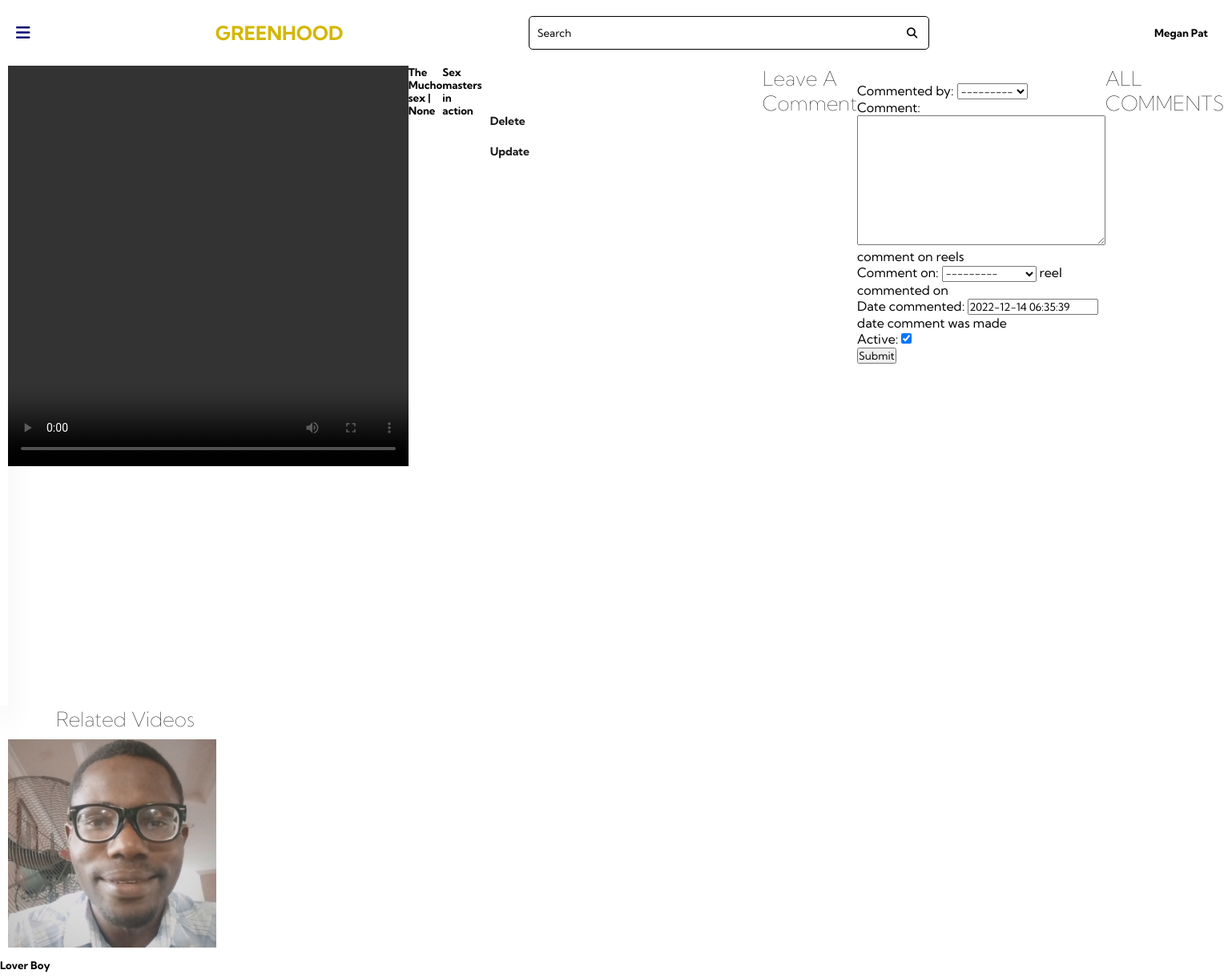
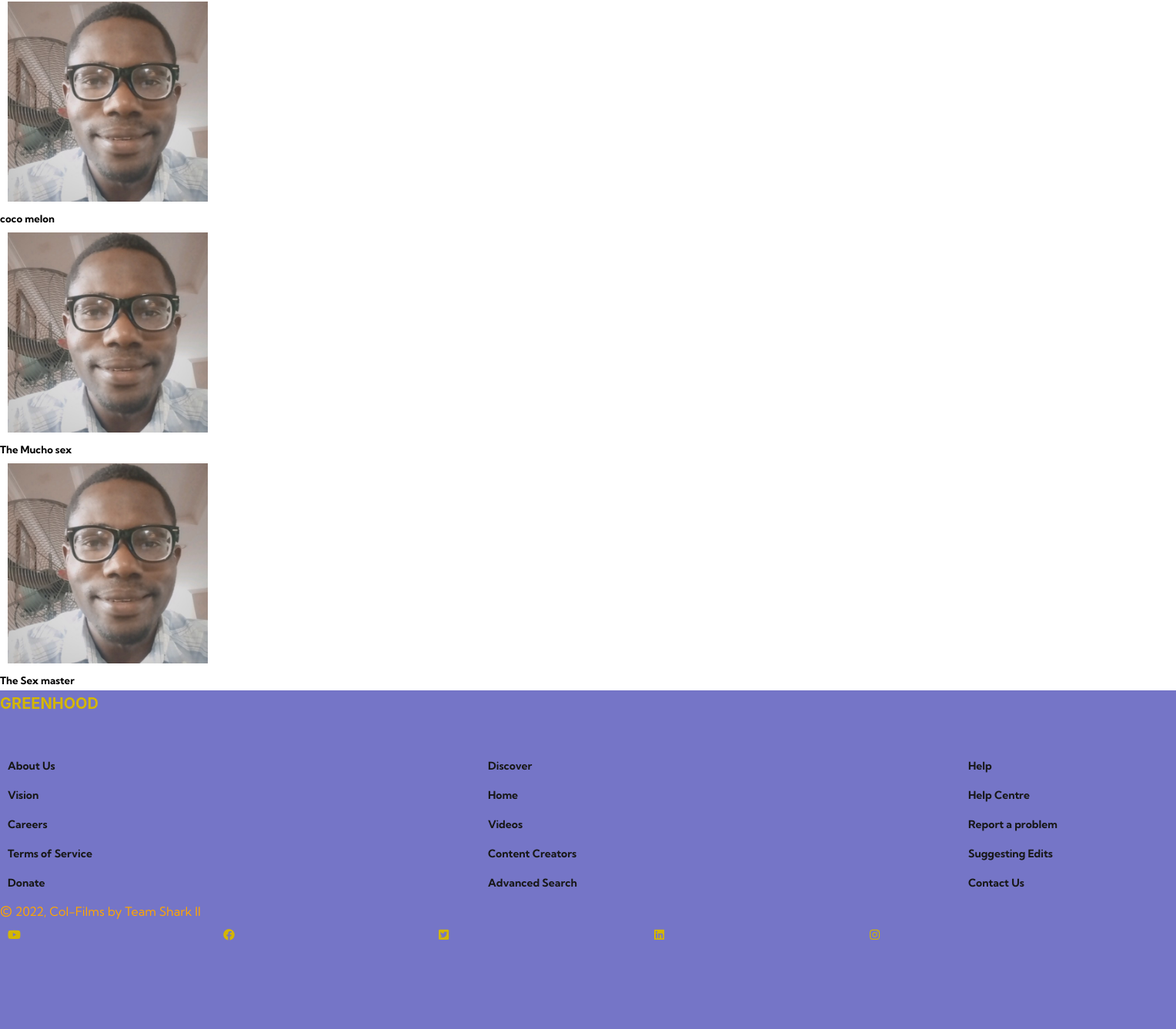
/index/video_detail/2/ (signed in), run on the app's committed database (2 pictures, top to bottom).
### core/models.py (models this page shows, shortened)
class Reel(models.Model):
    uploader = models.ForeignKey(
        settings.AUTH_USER_MODEL, blank=True, verbose_name=_("uploaded by"),
        on_delete=models.CASCADE
    )
    title = models.CharField(
        _("video title"), max_length=255,
        help_text=_("Enter a title for your short video")
    )
    description = models.TextField(
        _("long description"),
        help_text=_("Enter a description for your short video")
    )
    category = models.ForeignKey(
        Category, on_delete=models.CASCADE,
verbose_name=_("video category"), null=True,
        help_text=_("choose a category for your short video")
    )
    cover_thumbnail = models.FileField(
        _("video cover"), upload_to="reels/cover", help_text=_("cover image"),
        null=True, blank=True, validators=[
            FileExtensionValidator(allowed_extensions=['jpg', 'jpeg', 'png'])
        ]
    )
    video = models.FileField(
        _("video file"), upload_to='reels', max_length=100,
        help_text=_("upload short video file less than 15 minutes"),
        validators=[FileExtensionValidator(allowed_extensions=[
            'MOV', 'avi', 'mp4', 'webm', 'mkv'
        ])]
    )
    published = models.BooleanField(
        _("published status"), default=False,
        help_text=_("Designates whether video has been published."),
    )
    date_posted = models.DateTimeField(
        _("date uploaded"), default=timezone.now,
        help_text="date video was uploaded"
    )
    class Meta:
        ordering = ['-date_posted', 'title']
    def __str__(self) -> str:
        return self.title

### core/views.py (the view)
# urls.py: path('index/video_detail/<pk>/', views.video_detail, name= 'video_detail'),
@login_required(login_url='login')
def video_detail(request, pk):
    pub = Reel.objects.get(pk=pk)
    related = Reel.objects.filter(category=pub.category)
    post = get_object_or_404(Reel, pk=pk)
    comments = pub.commented.filter(active=True).order_by('-date')
    new_comment = None
    if request.method == 'POST':
        comment_form = CommentForm(data=request.POST)
        if comment_form.is_valid():
            comment_form.instance.author =request.user
            new_comment = comment_form.save(commit=False)
            new_comment.post = post
            new_comment.save()
    else:
        comment_form = CommentForm()
    context = {
        'pub': pub,
        'comments': comments,
        'new_comment': new_comment,
        'comment_form': comment_form,
        'related': related,
    }
    return render(request, 'vid.html', context)

### core/forms.py
class CommentForm(ModelForm):
    class Meta:
        model = Comment
        fields = '__all__'

### core/models.py (called while the page is built)
    def __str__(self):
        return '{} {}'.format(self.username, self.first_name, self.last_name)

### core/templates/vid.html (shortened to what this page needs)
<!DOCTYPE html>
<html lang="en">
<head>
    <link rel="stylesheet" href="https://cdnjs.cloudflare.com/ajax/libs/font-awesome/6.2.1/css/all.min.css"
 />
    <link rel="stylesheet" href="vid.css">
</head>
<body>
    <header>
        <div class="container1">
            <nav>
                <i class="fa fa-bars menu" aria-hidden="true"></i>
                <h2>GREENHOOD</h2>
                <div class="search-bar">
                    <input type="text" placeholder="Search" name="Q" class="search-txt">
                    <button type="submit"><i class="fa fa-search" aria-hidden="true"></i></button>
                </div>
                <div class="profile">
                    <h5>Megan Pat</h5>
                </div>
            </nav>
    </header>
    <main>
        <div class="container">
            <section>
                <ul>
                    <li><a href="{% url 'index' %}">
                        </a>
                    </li>
                    <li><a href="_blank">
                        </a>
                    </li>
                    <li><a href="{% url 'myvideos' %}">
                        </a>
                    </li>
                    <li><a href="">
                        </a>
                    </li>
                    <li><a href="{% url 'logout' %}" class="logout">
                        </a>
                    </li>
                </ul>
            </section>
            <video src="{{ pub.video.url }}" controls alt="play video" width="500px" height="500px" type="video/mp4">
          </video>
            <h5>{{pub.title}} | {{pub.category }}</h5>
            <h5>{{pub.description}}</h5>
            {% if request.user == pub.uploader %}
            <ul>
              <li>
                <a href="{% url 'deleteupload' pub.pk %}">Delete</a>
              </li>
              <li>
                <a href="{% url 'updateupload' pub.pk %}">Update</a>
              </li>
            </ul>
            {% endif %}
            {% if request.user.is_authenticated %}
<h4> Leave A Comment </h4>
<form method="post" style="margin-top: 1.3em;">
    {{ comment_form.as_p }}
    <button type="submit" >Submit</button>
  </form>
{% else %}
<p> <a href='{% url "login" %}'>Login</a> or <a href='{% url "login" %}'>Register</a> to join the discussion </p>
{% endif %}
<h4 style='padding: 0em; margin-bottom:0em; '>ALL COMMENTS</h4>
    </div>
            <h4>Related Videos</h4>
            {% for video in related %}
            <div class="card">
              <a href='{% url "video_detail" video.pk  %}'> <img src="{{video.cover_thumbnail.url}}" alt=""/></a>
              <h5>{{video.title}}</h5>
          </div>
            {% endfor %}
    </main>
    <footer>
        <div class="logo">GREENHOOD</div>
    <div class="column_container">
      <div class="column">
        <ul>
          <li><a href="">About Us</a></li>
          <li><a href="">Vision</a></li>
          <li><a href="">Careers</a></li>
          <li><a href="">Terms of Service</a></li>
          <li><a href="">Donate</a></li>
        </ul>
      </div>
      <div class="column">
        <ul>
          <li><a href="">Discover</a></li>
          <li><a href="">Home</a></li>
          <li><a href="">Videos</a></li>
          <li><a href="">Content Creators</a></li>
          <li><a href="">Advanced Search</a></li>
        </ul>
      </div>
      <div class="column">
        <ul>
          <li><a href="">Help</a></li>
          <li><a href="">Help Centre</a></li>
          <li><a href="">Report a problem</a></li>
          <li><a href="">Suggesting Edits</a></li>
          <li><a href="">Contact Us</a></li>
        </ul>
      </div>
    </div>
    <div class="copyright_and_brand_icons">
      <div class="copyright">
        <span>&copy</span> 2022, Col-Films by Team Shark II
      </div>
      <div class="brand_icons">
        <a href="#"><i class="fa-brands fa-youtube"></i></a>
        <a href="#"><i class="fa-brands fa-facebook"></i></a>
        <a href="#"><i class="fa-brands fa-square-twitter"></i></i></a>
        <a href="#"><i class="fa-brands fa-linkedin"></i></a>
        <a href="#"><i class="fa-brands fa-instagram"></i></i></a>
      </div>
    </div>
    </footer>
</body>
</html>

### core/templates/vid.css (style rules this page uses)
* { margin: 0; padding: 0; box-sizing: border-box; font-family: "Kumbh Sans", sans-serif; max-width: 100%; }
:root { --primary-color: #000072; --primary-color-2: #2121A8; --primary-color-3: #7575C7; --secondary-color: #E1C202; --secondary-color-2:#EEDC6E; --secondary-color-3:#EFE6AE; --tertiary-color: #A1BCC7; --tertiary-color-2:#181818; --tertiary-color-3:#858585; --tertiary-color-4:#B8B8B8; --background: #FFFFFF; --logo-color: #D4B600; }
nav { width: 100%; display: flex; justify-content: space-between; align-items: center; padding: 20px; }
.profile { display: flex; align-items: center; }
h2 { color: #D4B600; }
.fa-bars { color: #000072; font-size: 20px; }
.search-bar { display: flex; border: 1px solid; justify-content: space-between; width: 500px; padding: 10px; border-radius: 5px; }
::placeholder { color: #000; }
.search-bar .search-txt { border: none; background: none; outline: none; }
.search-bar button { background: transparent; color: #000; border: 0; width: 20px; height: 20px; border-radius: 50%; cursor: pointer; }
.container { display: flex; }
section { position: relative; top: 0; bottom: 0; left: 0; height: 100vh; background: #fff; width: 280px; overflow: hidden; box-shadow: 0px 20px 35px rgba(0, 0, 0, 0.1); }
a { position: relative; color: rgb(85, 85, 83); font-size: 14px; display: table; width: 280px; padding: 10px; text-decoration: none; font-weight: bold; }
section ul li { margin-bottom: 10px; }
.logout { position: absolute; }
h4 { padding-left:70px; font-size: 25px; font-weight: lighter; }
footer { bottom: 0; margin-top: 5px; padding-top: 5px; background: var(--primary-color-3); height: 55vh; overflow: fixed; }
footer .logo { font-family: "Inter", sans-serif; color: var(--logo-color); font-size: 20px; font-weight: 700; }
.column_container { width: 100%; display: flex; flex-direction: row; justify-content: space-between; align-items: center; margin: auto; position: relative; bottom: 0; }
ul { margin-top: 50px; }
li { list-style: none; }
li:nth-child(1) { font-size: 20px; font-weight: 700; }
li a:nth-child(1) { font-weight: 700; }
li a { text-decoration: none; color: var(--tertiary-color-2); font-weight: 400; }
.copyright { color: orange; }
.copyright span { font-size: 24px; }
.brand_icons { display: flex; }
.brand_icons i { color: var(--logo-color); font-size: 15px; }

### data on the page
Reel: title "The Mucho sex", category "None", description "Sex masters in action", cover_thumbnail (picture)
Reel: cover_thumbnail (picture), title "Lover Boy"
Reel: cover_thumbnail (picture), title "coco melon"
Reel: cover_thumbnail (picture), title "The Sex master"
